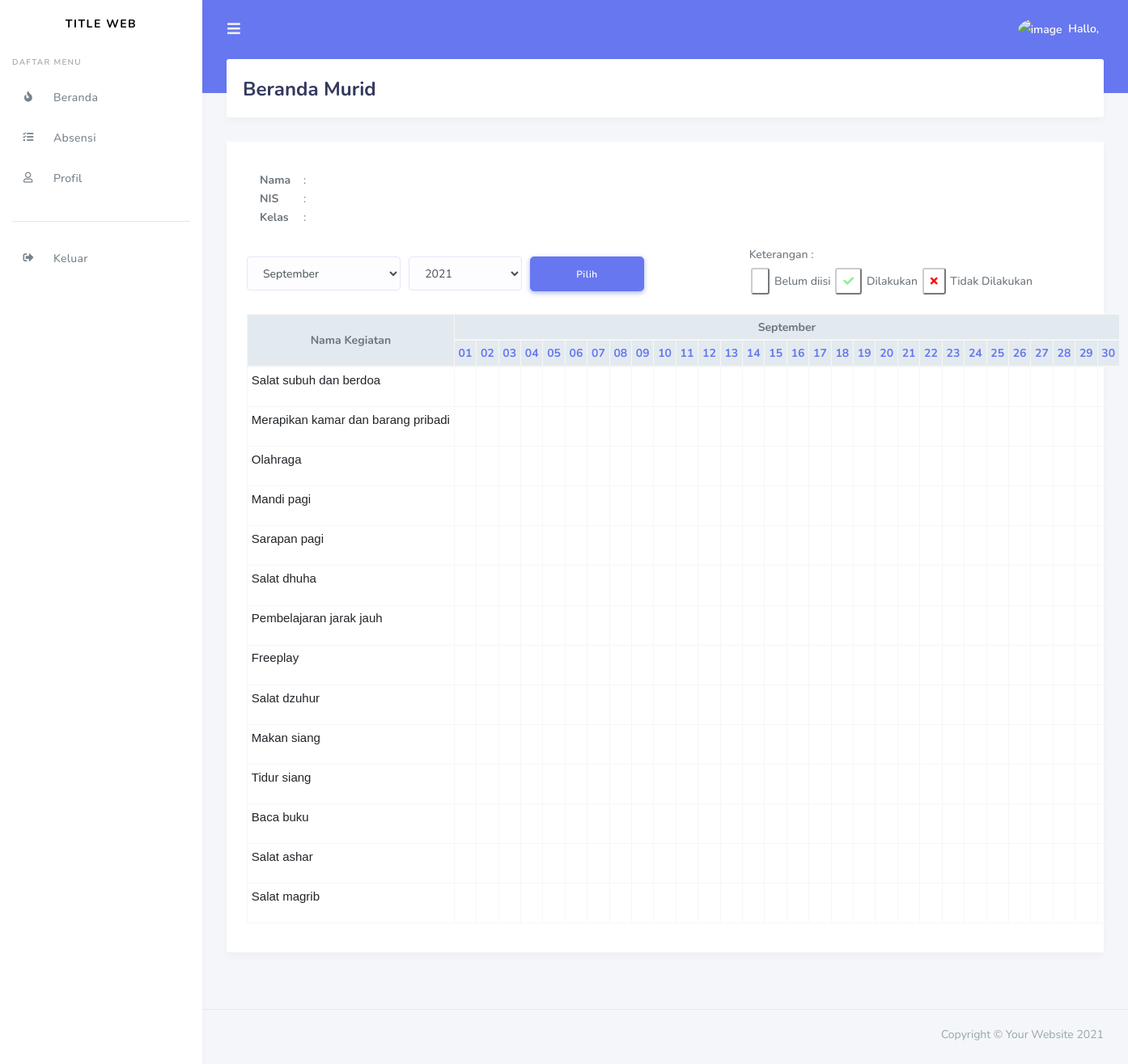
Screenshot of /index.php/murid/absensi with the database file from the repository.
### tables this page shows
CREATE TABLE `kegiatan` (
  `id` int(10) NOT NULL,
  `nama_kegiatan` text NOT NULL,
  `ket` text NOT NULL
);

### application/controllers/Murid.php (called while the page is built, shortened)
<?php
class Murid extends CI_Controller
{
    public function __construct()
    {
        $this->load->model('Kegiatan_model');
        $this->load->model('IsiKegiatan_model');
        $this->load->model('Identitas_model');
        $this->load->model('Absen_model');
    }
    public function absensi(){
        $data['kegiatan'] = $this->Kegiatan_model->getAllKegiatan();
        $data['kelas'] = $kelas;
        $data['user'] = $nama;
        $data['image'] = $image;
        $data['identitas'] = $identitas;
        $data['role_id'] = 'murid';
        $data['title'] = 'Absensi Murid';
        $this->load->view('templates/user_header', $data);
        $this->load->view('templates/user_sidebar', $data);
        $this->load->view('murid/absensi', $data);
        $this->load->view('templates/user_footer');
    }
}

### index.php (called while the page is built, shortened)
<?php
require_once BASEPATH.'core/CodeIgniter.php';

### application/models/Kegiatan_model.php (called while the page is built, shortened)
<?php
class Kegiatan_model extends CI_model
{
    public function getAllKegiatan()
    {
        return $this->db->get('kegiatan')->result_array();
    }
}

### application/models/Absen_model.php (the view, shortened to what this page needs)
<?php
class Absen_model extends CI_model
{
    public function getTanggal()
    {
        $bln = date('m');
        switch ($bln){
            case 9:
                $bulan = 'September';
                break;
        }
        if ($this->session->bulan && $this->session->tahun) {
            $b = $this->session->bulan;
            $t = $this->session->tahun;
            $jumHari = cal_days_in_month(CAL_GREGORIAN, $b, $t);
        }else{
            $jumHari = cal_days_in_month(CAL_GREGORIAN, date('m'), date('Y'));
        }
        echo '<tr><th rowspan="2" style="vertical-align : middle;text-align:center;">Nama Kegiatan</th>';
            echo '<th colspan="'.$jumHari.'" class="text-center">';
             if($this->session->bulan && $this->session->tahun){
                $this->Absen_model->getBulan($b);
             }else{
                echo $bulan;
            } echo '</th>';
        echo '</tr>';
        for ($i = 1; $i <= $jumHari; $i++) :
            if (strlen($i) == 1) {
                $i = '0' . $i;
            }
            if($this->session->bulan && $this->session->tahun){
                $date = $i . '-' . $this->session->bulan.'-'.$this->session->tahun;
            }else{
                $date = $i . '-' . date('m-Y');
            }
            echo '<th scope="col"><a href="' . base_url('murid/isi_kegiatan/' . $date) . '"><b>' . $i . '</b></a></th>';
        endfor;
    }
    public function getData($kegiatan,$identitas)
    {
        $jumHari = cal_days_in_month(CAL_GREGORIAN, date('m'), date('Y'));
        echo '<tbody>';
        foreach ($kegiatan as $row) :
            echo '<tr>
                    <td scope="row"><pre>' . $row['nama_kegiatan'] . '</pre></td>';
            for ($j = 1; $j <= $jumHari; $j++) :
                if (strlen($j) == 1) {
                    $j = '0' . $j;
                }
                echo '<td style="vertical-align : middle;text-align:center;">' . $this->IsiKegiatan_model->isi($row['id'], $identitas, $j . '-' . date('m-Y')) . '</td>';
            endfor;
            echo '</tr>';
        endforeach;
        echo '</tbody>';
    }
    public function getBulan($bln){
        switch ($bln) {
            case 9:
                echo 'September';
                break;
        }
    }
}

### assets/css/custom.css (style rules this page uses)
pre { font-size: 15px; font-family:sans-serif; }

### rows the page displays
kegiatan: nama_kegiatan "Salat subuh dan berdoa"
kegiatan: nama_kegiatan "Merapikan kamar dan barang pribadi"
kegiatan: nama_kegiatan "Olahraga"
kegiatan: nama_kegiatan "Mandi pagi"
kegiatan: nama_kegiatan "Sarapan pagi"
kegiatan: nama_kegiatan "Salat dhuha"
kegiatan: nama_kegiatan "Pembelajaran jarak jauh"
kegiatan: nama_kegiatan "Freeplay"
kegiatan: nama_kegiatan "Salat dzuhur"
kegiatan: nama_kegiatan "Makan siang"
kegiatan: nama_kegiatan "Tidur siang"
kegiatan: nama_kegiatan "Baca buku"
kegiatan: nama_kegiatan "Salat ashar"
kegiatan: nama_kegiatan "Salat magrib"

### other values shown
$bulan "September"
form field tahun "2021"
